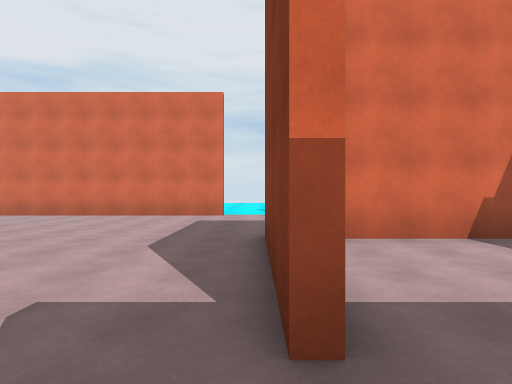
View 1 (above)

17 first-person views from a walk through a Unity game level. The camera is 1.5 m above the floor, looks level and sees 80° across. The floor is counted in squares, 2 m on a side. Each view is taken from the middle of a square. On the plan, view 1 faces up. The plan holds only what a view shows up to about 10 squares ahead; the rest is blank. The place goes on beyond the plan. Surface patterns are stand-ins for the level's own textures.

View 2
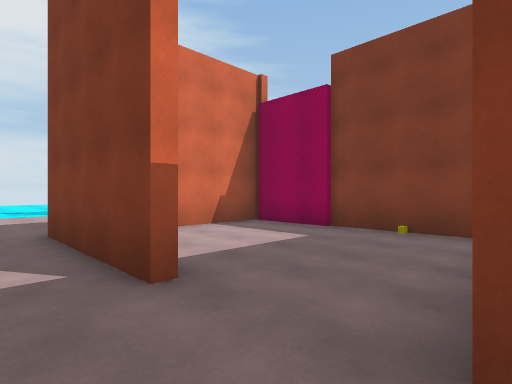

View 3
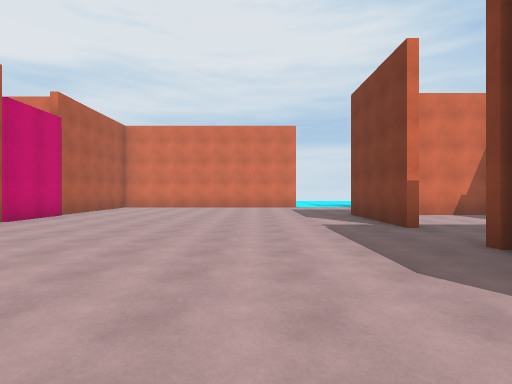

View 4
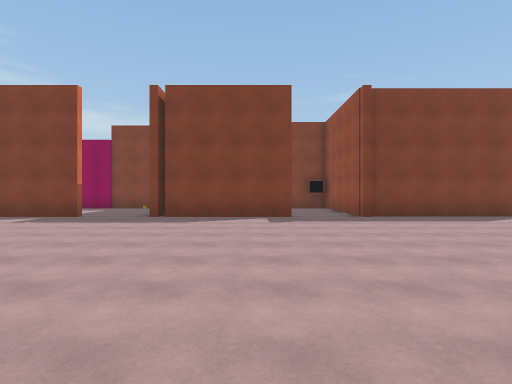

View 5
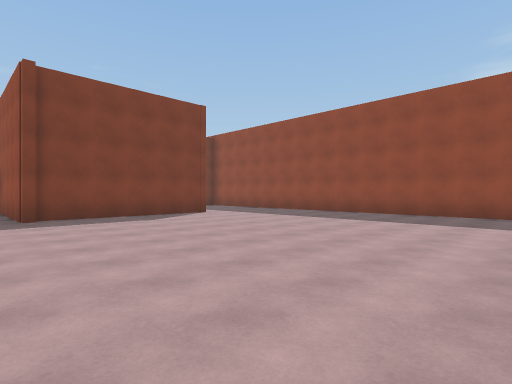

View 6
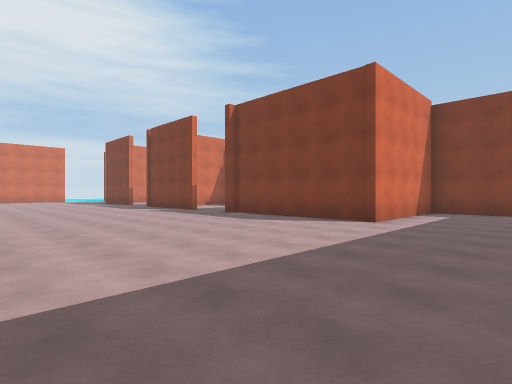

View 7
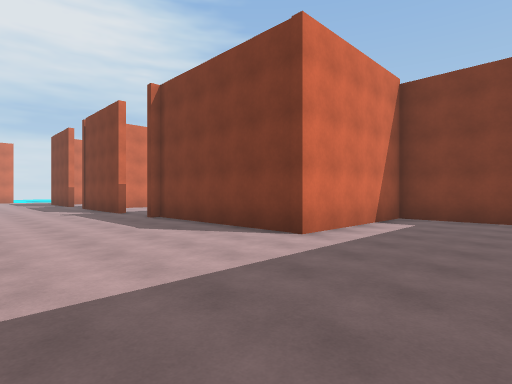

View 8
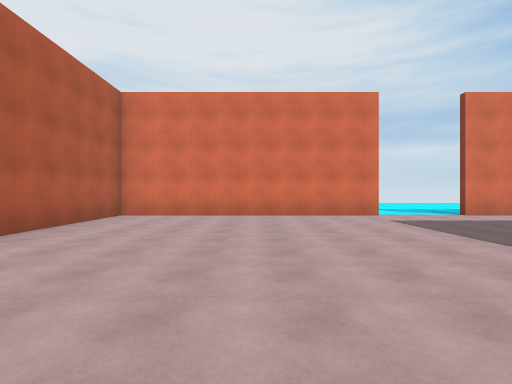

View 9
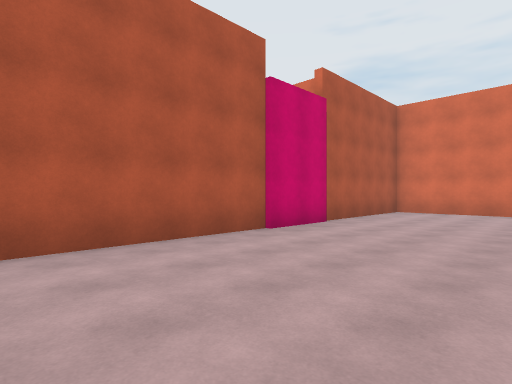

View 10
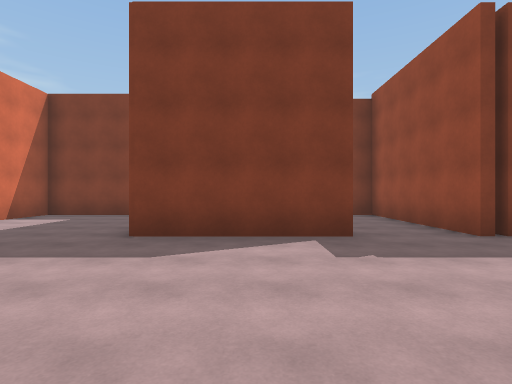

View 11
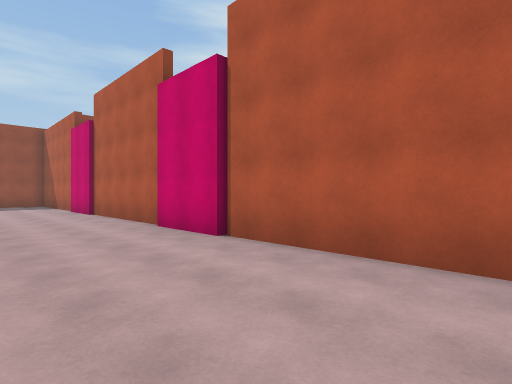

View 12
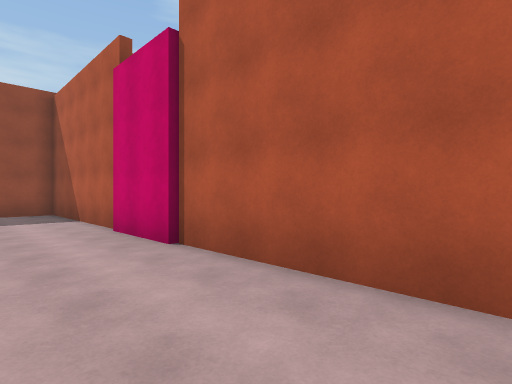

View 13
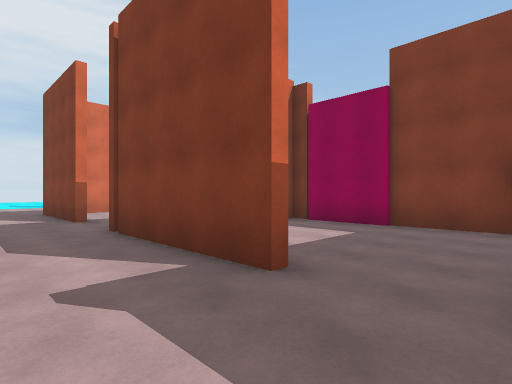

View 14
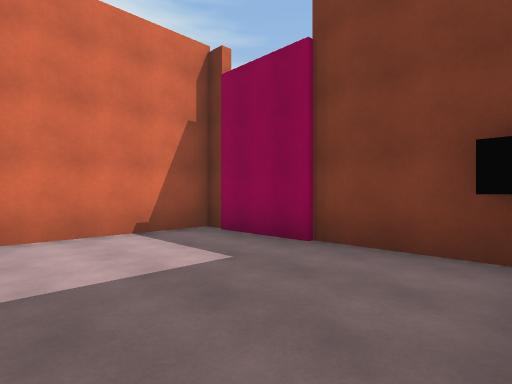

View 15
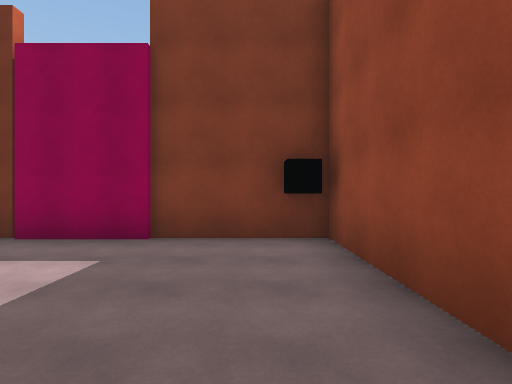

View 16
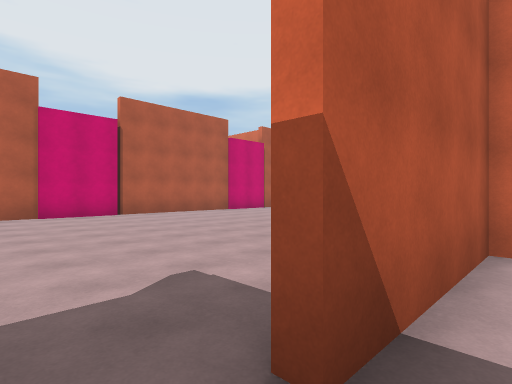

View 17
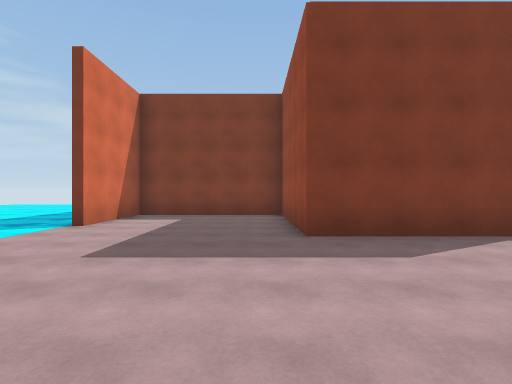

### Floor plan
Ten units are one square. View 1 is at (0, 0); x grows to the right and y downward. Boxes are objects, and circles mark ways between rooms. Rooms are numbered by the first view taken in them; rooms with no view inside come last. Other rooms are left out.
<svg viewBox="-98 -103 153 273">
<path fill="none" stroke="#000" d="M1 8 50 8 50 -49 14 -49M2 51 2 12M2 -12 2 -51 50 -51 50 -98 18 -98M-10 -98 -93 -98 -93 165M50 152 50 128 4 128 4 74M10 11 1 11M1 72 50 72 50 15 4 15 4 51"/>
<circle cx="0" cy="-5" r="3" fill="#2a7"/>
<circle cx="10" cy="65" r="3" fill="#2a7"/>
<text x="20" y="-20">1</text>
<text x="-40" y="40">2</text>
<text x="20" y="40">3</text>
</svg>
Room 1 opens to room 2. Room 2 opens to room 3.

Where each view was taken, in squares from view 1:
view 1: 0 up, 0 right, facing up
view 2: 1 down, 1 left, facing up-right
view 3: 5 down, 3 left, facing up
view 4: 4 down, 9 left, facing right
view 5: 6 down, 9 left, facing down-right
view 6: 16 down, 7 left, facing up-right
view 7: 16 down, 4 left, facing up-right
view 8: 0 up, 5 left, facing up
view 9: 2 down, 5 left, facing up-left
view 10: 3 up, 5 left, facing right
view 11: 2 up, 6 left, facing down-left
view 12: 5 down, 7 left, facing down-left
view 13: 7 down, 2 left, facing up-right
view 14: 7 down, 1 right, facing up-right
view 15: 6 down, 0 right, facing right
view 16: 6 down, 1 right, facing up-left
view 17: 6 up, 5 left, facing right
